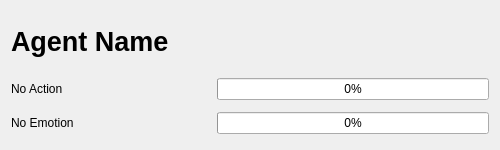
<?xml version="1.0" encoding="UTF-8"?>
<ui version="4.0">
 <class>AgentStatus</class>
 <widget class="QWidget" name="AgentStatus">
  <property name="geometry">
   <rect>
    <x>0</x>
    <y>0</y>
    <width>500</width>
    <height>150</height>
   </rect>
  </property>
  <property name="sizePolicy">
   <sizepolicy hsizetype="Preferred" vsizetype="Minimum">
    <horstretch>0</horstretch>
    <verstretch>0</verstretch>
   </sizepolicy>
  </property>
  <property name="minimumSize">
   <size>
    <width>0</width>
    <height>150</height>
   </size>
  </property>
  <property name="windowTitle">
   <string>Form</string>
  </property>
  <layout class="QVBoxLayout" name="verticalLayout">
   <item>
    <widget class="QLabel" name="agentName">
     <property name="sizePolicy">
      <sizepolicy hsizetype="Minimum" vsizetype="Preferred">
       <horstretch>0</horstretch>
       <verstretch>0</verstretch>
      </sizepolicy>
     </property>
     <property name="text">
      <string>&lt;html&gt;&lt;head/&gt;&lt;body&gt;&lt;p&gt;&lt;span style=&quot; font-size:20pt; font-weight:600;&quot;&gt;Agent Name&lt;/span&gt;&lt;/p&gt;&lt;/body&gt;&lt;/html&gt;</string>
     </property>
     <property name="scaledContents">
      <bool>true</bool>
     </property>
    </widget>
   </item>
   <item>
    <layout class="QFormLayout" name="formLayout">
     <property name="verticalSpacing">
      <number>12</number>
     </property>
     <item row="1" column="1">
      <widget class="QProgressBar" name="actionProgress">
       <property name="value">
        <number>0</number>
       </property>
      </widget>
     </item>
     <item row="2" column="1">
      <widget class="QProgressBar" name="emotionProgress">
       <property name="sizePolicy">
        <sizepolicy hsizetype="Expanding" vsizetype="Fixed">
         <horstretch>0</horstretch>
         <verstretch>0</verstretch>
        </sizepolicy>
       </property>
       <property name="value">
        <number>0</number>
       </property>
      </widget>
     </item>
     <item row="2" column="0">
      <widget class="QLabel" name="emotionDescription">
       <property name="sizePolicy">
        <sizepolicy hsizetype="Minimum" vsizetype="Preferred">
         <horstretch>0</horstretch>
         <verstretch>0</verstretch>
        </sizepolicy>
       </property>
       <property name="minimumSize">
        <size>
         <width>200</width>
         <height>0</height>
        </size>
       </property>
       <property name="text">
        <string>No Emotion</string>
       </property>
       <property name="wordWrap">
        <bool>true</bool>
       </property>
      </widget>
     </item>
     <item row="1" column="0">
      <widget class="QLabel" name="actionDescription">
       <property name="sizePolicy">
        <sizepolicy hsizetype="Minimum" vsizetype="Preferred">
         <horstretch>0</horstretch>
         <verstretch>0</verstretch>
        </sizepolicy>
       </property>
       <property name="minimumSize">
        <size>
         <width>200</width>
         <height>0</height>
        </size>
       </property>
       <property name="text">
        <string>No Action</string>
       </property>
       <property name="wordWrap">
        <bool>true</bool>
       </property>
      </widget>
     </item>
    </layout>
   </item>
  </layout>
 </widget>
 <resources/>
 <connections/>
</ui>
